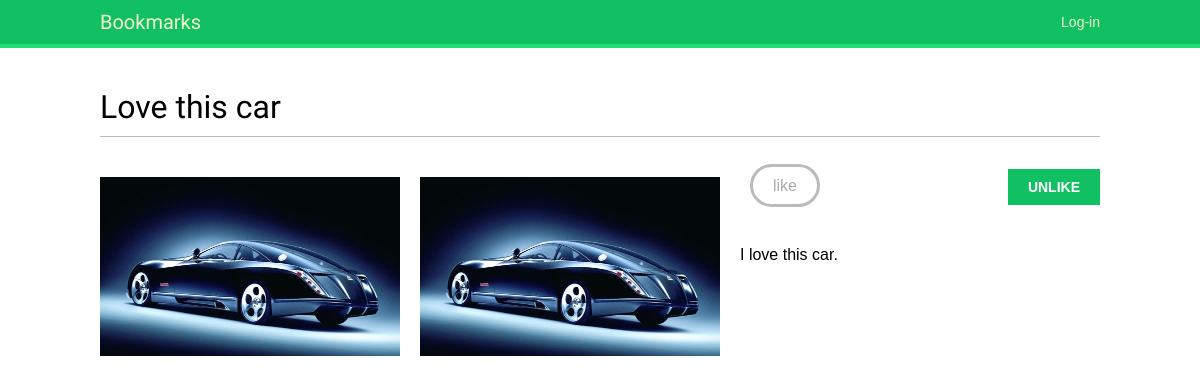
/images/detail/1/love-this-car/, run on the app's committed database.
### images/models.py (models this page shows, shortened)
class Image(models.Model):
    user = models.ForeignKey(settings.AUTH_USER_MODEL,
                             related_name='image_created')
    title = models.CharField(max_length=200)
    slug = models.SlugField(max_length=200, blank=True)
    url = models.URLField()
    image = models.ImageField(upload_to='images/%Y/%m/%d')
    description = models.TextField(blank=True)
    created = models.DateField(auto_now_add=True,
                               db_index=True)
    user_like = models.ManyToManyField(settings.AUTH_USER_MODEL,
                                       related_name='images_liked',
                                       blank=True)

### images/views.py (the view)
def image_detail(request, id, slug):
    image = get_object_or_404(Image, id=id, slug=slug)
    return render(request, 'images/image/detail.html', locals())

### images/templates/images/image/detail.html (shortened to what this page needs)
{% extends "base.html" %}
{% block content %}
    <h1>{{ image.title }}</h1>
    <img src="{{ image.image.url }}" class="image-detail">
    {% load thumbnail %}
    {% thumbnail image.image "300" as im %}
    <a href="{{ image.image.url }}">
    <img src="{{ im.url }}" class="image-detail">
    </a>
    {% endthumbnail %}
    {% with total_likes=image.users_like.count users_like=image.users_like.all %}
        <div class="image-info">
            <div>
                <span class="count">
                    like{{ total_likes|pluralize }}
                </span>
                <a href="#" data-id="{{ image.id }}" data-action="{% if request.user in users_like %}un{% endif %}like" class="like button">
                    {% if request.user not in users_like %}
                        Like
                    {% else %}
                        Unlike
                    {% endif %}
                </a>
            </div>
            {{ image.description|linebreaks }}
        </div>
    {% endwith %}
{% endblock %}

### account/static/css/base.css (style rules this page uses)
body { margin:0; padding:0; font-family:helvetica, sans-serif; }
p { line-height: 1.8; }
a { color:#12c064; text-decoration:none; }
h1, h2, h3, h4, h5 , h6 { font-family: 'Muli', sans-serif; font-weight:normal; }
h1 { border-bottom:1px solid #bbb; padding:0 0 10px 0; margin:10px 0 20px 0; }
input[type=submit], a.button { font-weight:bold; background:#12c064; color:#fff; padding:10px 20px; font-size:14px; text-transform:uppercase; }
.image-preview, .image-detail { max-width:300px; float:left; margin:0 20px 20px 0; }
.image-detail { margin-top:20px; }
.image-info div { padding:20px 0; overflow:auto; }
.count { color:#aaa; border:3px solid #bbb; border-radius:26px; padding:10px 20px; margin:20px 10px 0; }
a.like, a.follow { float:right; margin-top:-8px; }

### data on the page
Image: title "Love this car", image (picture), description "I love this car."
